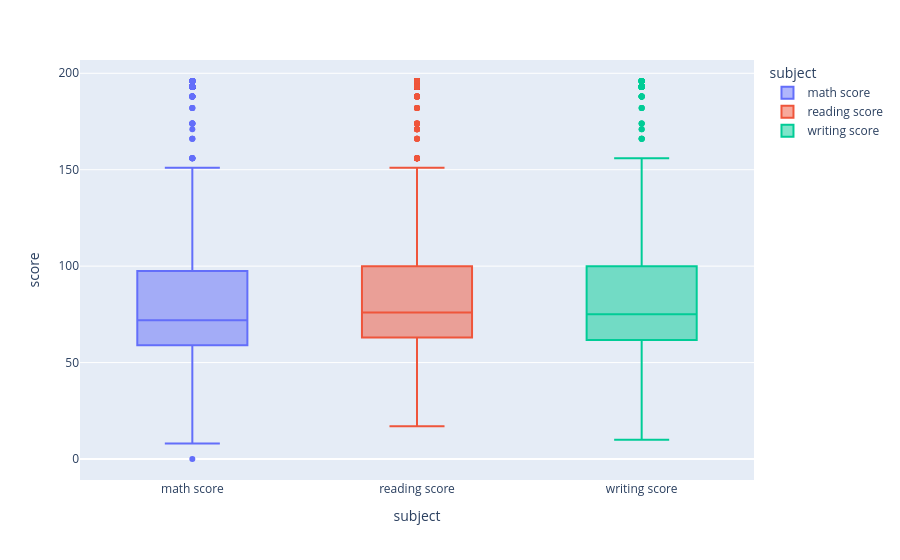

Notebook source saved alongside this figure:
### Code cell
exploratory_data_analysis(df_grades)

### Figure 1 — Plotly figure (JSON) as saved in the notebook; plotly's stock layout.template omitted (floating-point values rounded to 4 significant figures; data arrays with more than 128 entries replaced by an {"elided": "..."} marker saying what was removed)
{"data": [{"alignmentgroup": "True", "hovertemplate": "subject=%{x}<br>score=%{y}<extra></extra>", "legendgroup": "math score", "marker": {"color": "#636efa"}, "name": "math score", "notched": false, "offsetgroup": "math score", "orientation": "v", "showlegend": true, "type": "box", "x": {"elided": "1400 str values"}, "x0": " ", "xaxis": "x", "y": {"elided": "1400 int values"}, "y0": " ", "yaxis": "y"}, {"alignmentgroup": "True", "hovertemplate": "subject=%{x}<br>score=%{y}<extra></extra>", "legendgroup": "reading score", "marker": {"color": "#EF553B"}, "name": "reading score", "notched": false, "offsetgroup": "reading score", "orientation": "v", "showlegend": true, "type": "box", "x": {"elided": "1400 str values"}, "x0": " ", "xaxis": "x", "y": {"elided": "1400 int values"}, "y0": " ", "yaxis": "y"}, {"alignmentgroup": "True", "hovertemplate": "subject=%{x}<br>score=%{y}<extra></extra>", "legendgroup": "writing score", "marker": {"color": "#00cc96"}, "name": "writing score", "notched": false, "offsetgroup": "writing score", "orientation": "v", "showlegend": true, "type": "box", "x": {"elided": "1400 str values"}, "x0": " ", "xaxis": "x", "y": {"elided": "1400 int values"}, "y0": " ", "yaxis": "y"}], "layout": {"boxmode": "overlay", "legend": {"title": {"text": "subject"}, "tracegroupgap": 0}, "margin": {"t": 60}, "xaxis": {"anchor": "y", "categoryarray": ["math score", "reading score", "writing score"], "categoryorder": "array", "domain": [0, 1], "title": {"text": "subject"}}, "yaxis": {"anchor": "x", "domain": [0, 1], "title": {"text": "score"}}}}
